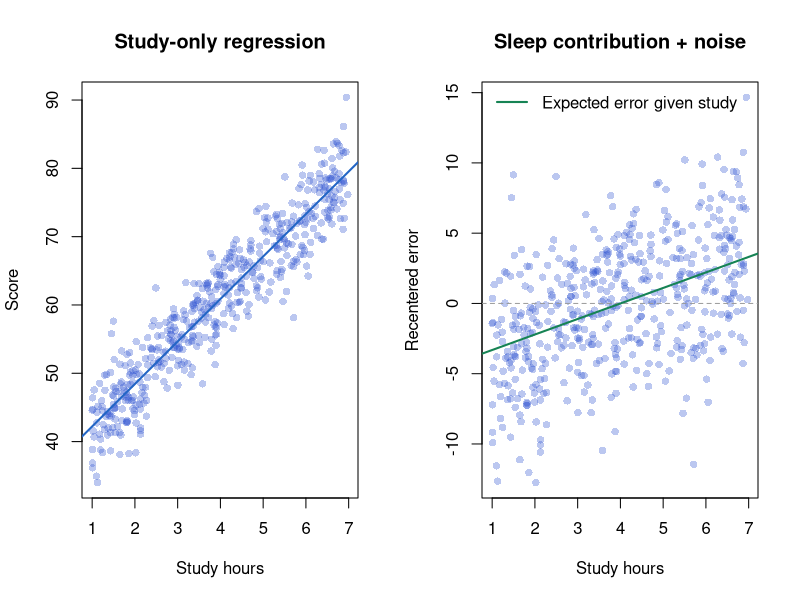

The R script that drew this image:
# Omitted Variable Lab — a DGP to experiment with
# Open in RStudio and click Source, or run: Rscript ovb_dgp.R
# Uses base R only; no packages to install.
# This is the website's probability model. R uses a different random-number
# generator, so the same seed does not reproduce the website's exact sample.

# 1. Change these settings, then run the file again.
n <- 500
rho <- 0.85                  # Population correlation of study and sleep
sleep_coefficient <- 3       # Score points per extra hour of sleep
study_coefficient <- 5       # Score points per extra hour of study
intercept <- 20
noise_sd <- 3.5
seed <- 42

# Try rho <- 0, rho <- -0.85, or sleep_coefficient <- 0.
# Keep abs(rho) < 1 so the full regression is not perfectly collinear.
stopifnot(n > 3, n == as.integer(n), abs(rho) < 1, noise_sd > 0)
set.seed(seed)

# 2. Draw independent ingredients and construct study, sleep, and scores.
# A and B each have mean 0 and variance 1.
A <- runif(n, min = -sqrt(3), max = sqrt(3))
B <- runif(n, min = -sqrt(3), max = sqrt(3))
noise <- rnorm(n, mean = 0, sd = noise_sd)

study <- 4 + sqrt(3) * A     # Uniform between 1 and 7 hours
sleep <- 7 + 0.75 * (rho * A + sqrt(1 - rho^2) * B)
score <- intercept + study_coefficient * study + sleep_coefficient * sleep + noise
students <- data.frame(study, sleep, score, noise)

# 3. Estimate the full model and a short model that omits sleep.
full_model <- lm(score ~ study + sleep, data = students)
short_model <- lm(score ~ study, data = students)
cat("\nFULL MODEL: score ~ study + sleep\n")
print(summary(full_model))
cat("\nSHORT MODEL: score ~ study\n")
print(summary(short_model))

# An error uses the true DGP; a residual uses estimated coefficients.
students$full_error <- noise
students$full_fitted <- fitted(full_model)
students$full_residual <- residuals(full_model)
students$short_fitted <- fitted(short_model)
students$short_residual <- residuals(short_model)
students$omitted_error <- sleep_coefficient * sleep + noise
students$recentered_error <- sleep_coefficient * (sleep - 7) + noise

# 4. Population bias: omitted-variable effect x sleep-on-study slope.
bias <- sleep_coefficient * rho * 0.75 / sqrt(3)
cat(sprintf("\nTrue study effect: %.3f\nPopulation bias: %.3f\n", study_coefficient, bias))
cat(sprintf("Population short-model study slope: %.3f\n", study_coefficient + bias))
cat(sprintf("Sample short-model study slope: %.3f\n", coef(short_model)["study"]))
cat("Zero population bias does not eliminate sampling variation.\n")

# 5. Plot the study-only regression and the recentered structural error.
# score = (intercept + 7 * sleep_coefficient) + study_coefficient * study
#         + recentered_error
# E[recentered_error | study] = bias * (study - 4).
# The second plot uses the structural error, not fitted OLS residuals.
plot_lab <- function() {
  old_par <- par(mfrow = c(1, 2))
  on.exit(par(old_par))
  plot(study, score, pch = 16, col = "#3458D455",
       xlab = "Study hours", ylab = "Score", main = "Study-only regression")
  abline(short_model, col = "#2265C5", lwd = 2)
  plot(study, students$recentered_error, pch = 16, col = "#3458D455",
       xlab = "Study hours", ylab = "Recentered error", main = "Sleep contribution + noise")
  abline(h = 0, col = "gray60", lty = 2)
  abline(a = -4 * bias, b = bias, col = "#168354", lwd = 2)
  legend("topleft", "Expected error given study", col = "#168354", lwd = 2, bty = "n")
}

# In RStudio, plots appear in the Plots pane. Rscript saves a PDF instead.
if (interactive()) {
  plot_lab()
} else {
  pdf("ovb_plots.pdf", width = 10, height = 4.5)
  plot_lab()
  dev.off()
}

# Save the simulated students in the current working directory.
write.csv(students, "ovb_students.csv", row.names = FALSE)
cat("\nSaved ovb_students.csv in: ", getwd(), "\n", sep = "")
